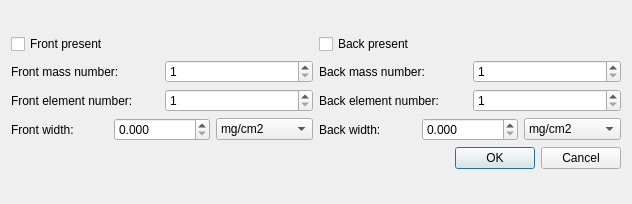
<?xml version="1.0" encoding="UTF-8"?>
<ui version="4.0">
 <class>SelectFrontBackForm</class>
 <widget class="QDialog" name="SelectFrontBackForm">
  <property name="geometry">
   <rect>
    <x>0</x>
    <y>0</y>
    <width>632</width>
    <height>204</height>
   </rect>
  </property>
  <property name="windowTitle">
   <string>Dialog</string>
  </property>
  <layout class="QGridLayout" name="gridLayout">
   <item row="0" column="0">
    <layout class="QVBoxLayout" name="verticalLayout_3">
     <item>
      <layout class="QHBoxLayout" name="horizontalLayout_7">
       <item>
        <layout class="QVBoxLayout" name="verticalLayout">
         <item>
          <widget class="QCheckBox" name="frontPres">
           <property name="text">
            <string>Front present</string>
           </property>
          </widget>
         </item>
         <item>
          <layout class="QHBoxLayout" name="horizontalLayout_3">
           <item>
            <widget class="QLabel" name="label">
             <property name="text">
              <string>Front mass number:</string>
             </property>
            </widget>
           </item>
           <item>
            <widget class="QSpinBox" name="frontA">
             <property name="minimum">
              <number>1</number>
             </property>
             <property name="maximum">
              <number>260</number>
             </property>
            </widget>
           </item>
          </layout>
         </item>
         <item>
          <layout class="QHBoxLayout" name="horizontalLayout_2">
           <item>
            <widget class="QLabel" name="label_2">
             <property name="text">
              <string>Front element number:</string>
             </property>
            </widget>
           </item>
           <item>
            <widget class="QSpinBox" name="frontZ">
             <property name="minimum">
              <number>1</number>
             </property>
             <property name="maximum">
              <number>150</number>
             </property>
            </widget>
           </item>
          </layout>
         </item>
         <item>
          <layout class="QHBoxLayout" name="horizontalLayout">
           <item>
            <widget class="QLabel" name="label_3">
             <property name="text">
              <string>Front width:</string>
             </property>
            </widget>
           </item>
           <item>
            <widget class="QDoubleSpinBox" name="frontW">
             <property name="decimals">
              <number>3</number>
             </property>
             <property name="maximum">
              <double>1000.000000000000000</double>
             </property>
            </widget>
           </item>
           <item>
            <widget class="QComboBox" name="frontUnit">
             <item>
              <property name="text">
               <string>mg/cm2</string>
              </property>
             </item>
             <item>
              <property name="text">
               <string>g/cm2</string>
              </property>
             </item>
             <item>
              <property name="text">
               <string>um</string>
              </property>
             </item>
            </widget>
           </item>
          </layout>
         </item>
        </layout>
       </item>
       <item>
        <layout class="QVBoxLayout" name="verticalLayout_2">
         <item>
          <widget class="QCheckBox" name="backPres">
           <property name="text">
            <string>Back present</string>
           </property>
          </widget>
         </item>
         <item>
          <layout class="QHBoxLayout" name="horizontalLayout_4">
           <item>
            <widget class="QLabel" name="label_4">
             <property name="text">
              <string>Back mass number:</string>
             </property>
            </widget>
           </item>
           <item>
            <widget class="QSpinBox" name="backA">
             <property name="minimum">
              <number>1</number>
             </property>
             <property name="maximum">
              <number>260</number>
             </property>
            </widget>
           </item>
          </layout>
         </item>
         <item>
          <layout class="QHBoxLayout" name="horizontalLayout_5">
           <item>
            <widget class="QLabel" name="label_5">
             <property name="text">
              <string>Back element number:</string>
             </property>
            </widget>
           </item>
           <item>
            <widget class="QSpinBox" name="backZ">
             <property name="minimum">
              <number>1</number>
             </property>
             <property name="maximum">
              <number>150</number>
             </property>
            </widget>
           </item>
          </layout>
         </item>
         <item>
          <layout class="QHBoxLayout" name="horizontalLayout_6">
           <item>
            <widget class="QLabel" name="label_6">
             <property name="text">
              <string>Back width:</string>
             </property>
            </widget>
           </item>
           <item>
            <widget class="QDoubleSpinBox" name="backW">
             <property name="decimals">
              <number>3</number>
             </property>
             <property name="maximum">
              <double>1000.000000000000000</double>
             </property>
            </widget>
           </item>
           <item>
            <widget class="QComboBox" name="backUnit">
             <item>
              <property name="text">
               <string>mg/cm2</string>
              </property>
             </item>
             <item>
              <property name="text">
               <string>g/cm2</string>
              </property>
             </item>
             <item>
              <property name="text">
               <string>um</string>
              </property>
             </item>
            </widget>
           </item>
          </layout>
         </item>
        </layout>
       </item>
      </layout>
     </item>
     <item>
      <widget class="QDialogButtonBox" name="buttonBox">
       <property name="orientation">
        <enum>Qt::Horizontal</enum>
       </property>
       <property name="standardButtons">
        <set>QDialogButtonBox::Cancel|QDialogButtonBox::Ok</set>
       </property>
      </widget>
     </item>
    </layout>
   </item>
  </layout>
 </widget>
 <resources/>
 <connections>
  <connection>
   <sender>buttonBox</sender>
   <signal>accepted()</signal>
   <receiver>SelectFrontBackForm</receiver>
   <slot>accept()</slot>
   <hints>
    <hint type="sourcelabel">
     <x>248</x>
     <y>254</y>
    </hint>
    <hint type="destinationlabel">
     <x>157</x>
     <y>274</y>
    </hint>
   </hints>
  </connection>
  <connection>
   <sender>buttonBox</sender>
   <signal>rejected()</signal>
   <receiver>SelectFrontBackForm</receiver>
   <slot>reject()</slot>
   <hints>
    <hint type="sourcelabel">
     <x>316</x>
     <y>260</y>
    </hint>
    <hint type="destinationlabel">
     <x>286</x>
     <y>274</y>
    </hint>
   </hints>
  </connection>
 </connections>
</ui>
